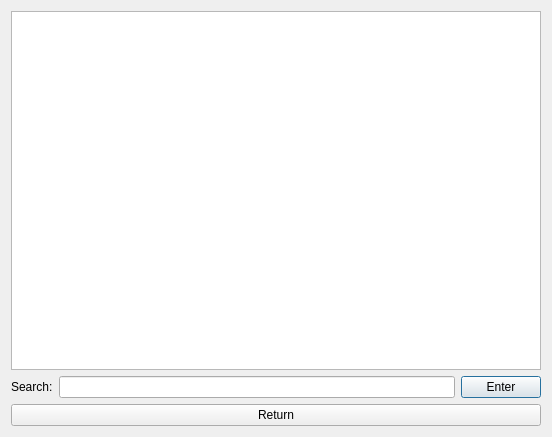
<?xml version="1.0" encoding="UTF-8"?>
<ui version="4.0">
 <class>About</class>
 <widget class="QDialog" name="About">
  <property name="geometry">
   <rect>
    <x>0</x>
    <y>0</y>
    <width>552</width>
    <height>437</height>
   </rect>
  </property>
  <property name="windowTitle">
   <string>Dialog</string>
  </property>
  <layout class="QVBoxLayout" name="verticalLayout">
   <item>
    <widget class="QTextEdit" name="textEdit_FileDisplay"/>
   </item>
   <item>
    <layout class="QHBoxLayout" name="horizontalLayout">
     <item>
      <widget class="QLabel" name="label_Search">
       <property name="text">
        <string>Search:</string>
       </property>
      </widget>
     </item>
     <item>
      <widget class="QLineEdit" name="lineEdit_SearchWord"/>
     </item>
     <item>
      <widget class="QPushButton" name="pushButton_Enter">
       <property name="text">
        <string>Enter</string>
       </property>
      </widget>
     </item>
    </layout>
   </item>
   <item>
    <widget class="QPushButton" name="pushButton_Return">
     <property name="text">
      <string>Return</string>
     </property>
    </widget>
   </item>
  </layout>
 </widget>
 <resources/>
 <connections/>
</ui>
